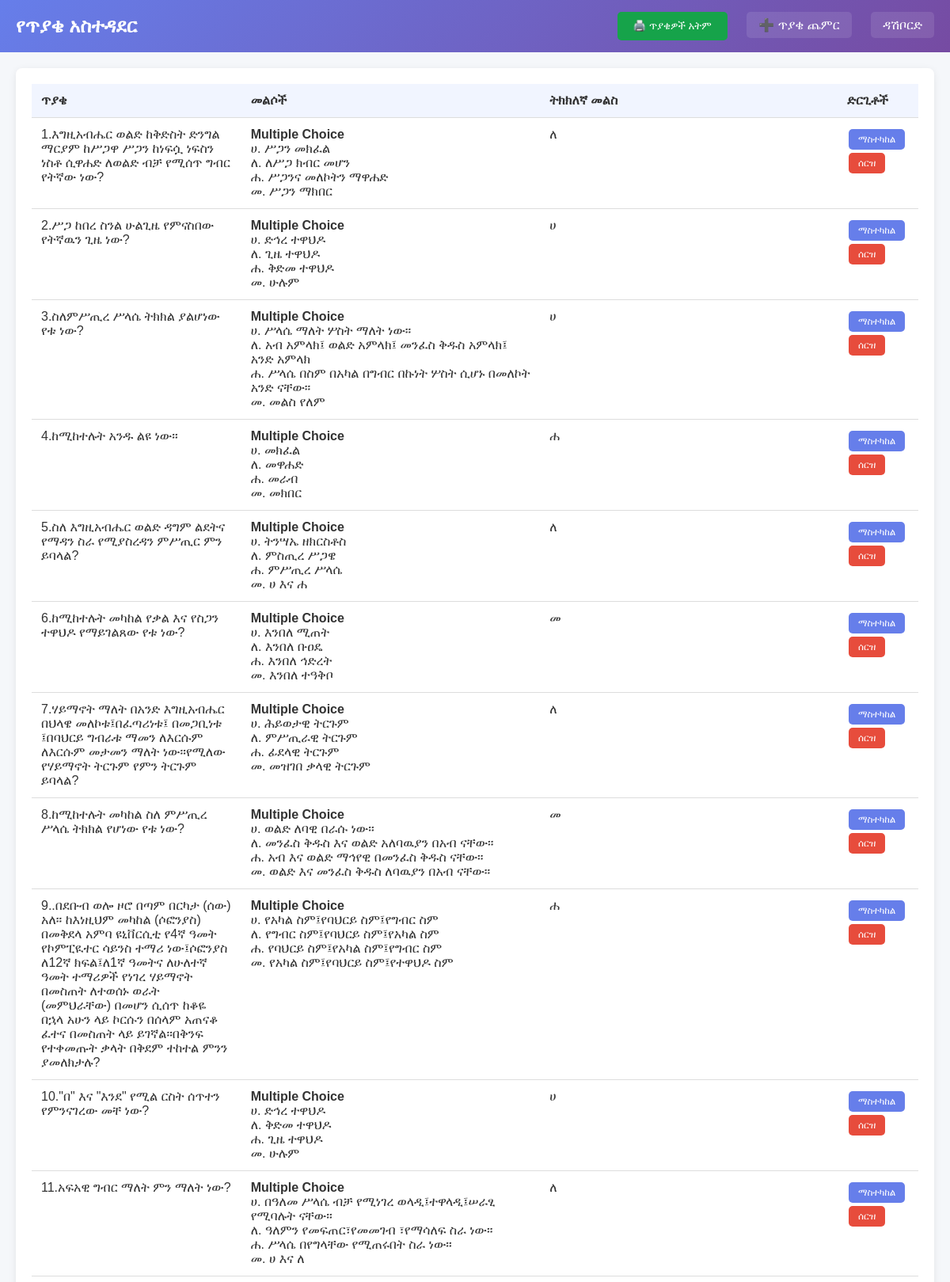
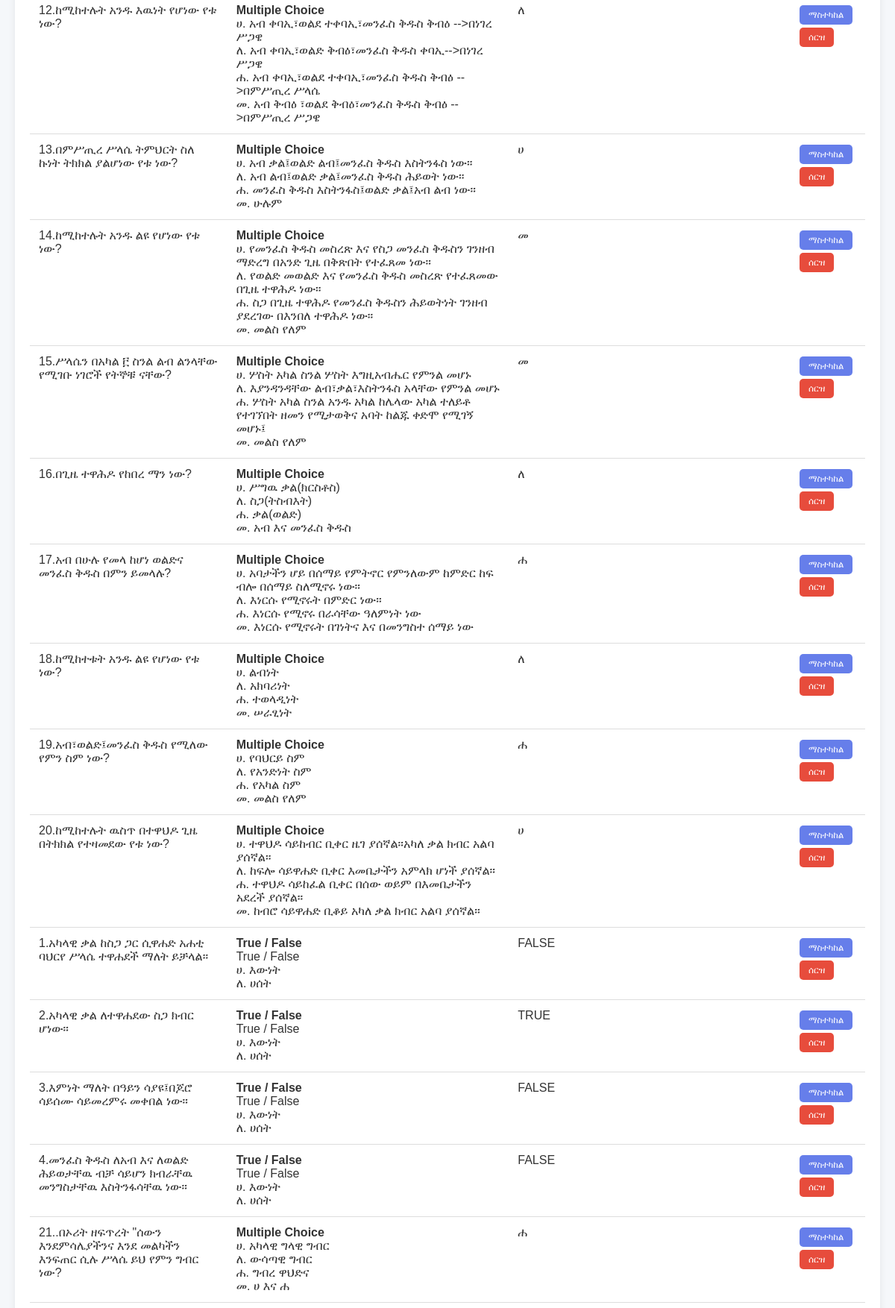
Page /admin_questions.php (signed in, upper part) on the committed database (2 pictures, top to bottom).
### tables this page shows
CREATE TABLE `questions` (
  `id` int(11) NOT NULL AUTO_INCREMENT,
  `question_text` text NOT NULL,
  `option_a` varchar(255) NOT NULL,
  `option_b` varchar(255) NOT NULL,
  `option_c` varchar(255) NOT NULL,
  `option_d` varchar(255) NOT NULL,
  `correct_answer` varchar(255) NOT NULL,
  `created_at` datetime DEFAULT current_timestamp(),
  `question_type` varchar(30) NOT NULL DEFAULT 'multiple_choice',
  `section_id` int(11) DEFAULT NULL,
  `exam_type` varchar(30) NOT NULL DEFAULT 'exam20',
  PRIMARY KEY (`id`)
);

### db.php (called while the page is built, shortened)
<?php
if (!function_exists('safe')) {
    function safe($value): string
    {
        if (is_scalar($value)) {
            return htmlspecialchars((string)$value, ENT_QUOTES, 'UTF-8');
        }
        return '';
    }
}

### admin_questions.php (the view, shortened to what this page needs)
<?php
require_once __DIR__ . '/db.php';
function questionOptionLabel($value) {
    $map = [
        'A' => 'ሀ',
        'B' => 'ለ',
        'C' => 'ሐ',
        'D' => 'መ',
    ];
    return $map[(string)$value] ?? (string)$value;
}
try {
    $pdo->exec('CREATE TABLE IF NOT EXISTS questions (
        id INT AUTO_INCREMENT PRIMARY KEY,
        question_type VARCHAR(30) NOT NULL DEFAULT "multiple_choice",
        question_text TEXT NOT NULL,
        option_a VARCHAR(255) NOT NULL,
        option_b VARCHAR(255) NOT NULL,
        option_c VARCHAR(255) NOT NULL,
        option_d VARCHAR(255) NOT NULL,
        correct_answer VARCHAR(255) NOT NULL,
        created_at DATETIME DEFAULT CURRENT_TIMESTAMP
    ) ENGINE=InnoDB DEFAULT CHARSET=utf8mb4 COLLATE=utf8mb4_unicode_ci');
} catch (PDOException $e) {
}
try {
    $pdo->exec('ALTER TABLE questions ADD COLUMN question_type VARCHAR(30) NOT NULL DEFAULT "multiple_choice"');
} catch (PDOException $e) {
}
try {
    $stmt = $pdo->query('SELECT * FROM questions ORDER BY id ASC');
    $questions = $stmt->fetchAll();
} catch (PDOException $e) {
    $questions = [];
    $error = 'DB ችግኝ አለ። ' . $e->getMessage();
}
?>
<!DOCTYPE html>
<html lang="am">
<head>
</head>
<body>
<div class="navbar">
    <h2>የጥያቄ አስተዳደር</h2>
    <div class="no-print">
        <button type="button" class="print-btn" onclick="window.print()">🖨️ ጥያቄዎች አትም</button>
        <a href="admin_add_question.php" class="add-btn">➕ ጥያቄ ጨምር</a>
        <a href="admin_dashboard.php">ዳሽቦርድ</a>
    </div>
</div>
<div class="container">
    <div class="card">
        <?php if (empty($questions)): ?>
            <p style="text-align:center; padding:30px;">ምንም ጥያቄ የለም። እባክዎ አዲስ ጥያቄ ያክሉ።</p>
        <?php else: ?>
            <table>
                <thead>
                    <tr>
                        <th>ጥያቄ</th>
                        <th>መልሶች</th>
                        <th>ትክክለኛ መልስ</th>
                        <th>ድርጊቶች</th>
                    </tr>
                </thead>
                <tbody>
                    <?php foreach ($questions as $q): ?>
                        <tr>
                            <td><?php echo safe($q['question_text']); ?></td>
                            <td>
                                <?php
                                $type = $q['question_type'] ?? 'multiple_choice';
                                if ($type === 'short_answer') {
                                    $typeLabel = 'Short Answer';
                                } elseif ($type === 'fill_in_blank') {
                                    $typeLabel = 'Fill in the Blank / Blank Space';
                                } elseif ($type === 'true_false') {
                                    $typeLabel = 'True / False';
                                } else {
                                    $typeLabel = 'Multiple Choice';
                                }
                                ?>
                                <strong><?php echo safe($typeLabel); ?></strong><br>
                                <?php if ($type === 'short_answer' || $type === 'fill_in_blank'): ?>
                                    መልስ: <?php echo safe($q['correct_answer'] ?: $q['option_a']); ?>
                                <?php else: ?>
                                    <?php if ($type === 'true_false'): ?>
                                        True / False<br>
                                        ሀ. <?php echo safe($q['option_a'] ?: 'True'); ?><br>
                                        ለ. <?php echo safe($q['option_b'] ?: 'False'); ?><br>
                                    <?php else: ?>
                                        ሀ. <?php echo safe($q['option_a']); ?><br>
                                        ለ. <?php echo safe($q['option_b']); ?><br>
                                        ሐ. <?php echo safe($q['option_c']); ?><br>
                                        መ. <?php echo safe($q['option_d']); ?>
                                    <?php endif; ?>
                                <?php endif; ?>
                            </td>
                            <td><?php echo safe(questionOptionLabel($q['correct_answer'] ?? '') ?: ($q['correct_answer'] ?: $q['option_a'])); ?></td>
                            <td>
                                <a class="action-btn edit-btn" href="admin_edit_question.php?id=<?php echo (int)$q['id']; ?>">ማስተካከል</a>
                                <a class="action-btn delete-btn" href="admin_questions.php?delete=<?php echo (int)$q['id']; ?>" onclick="return confirm('ይህን ጥያቄ ሰርዝ?');">ሰርዝ</a>
                            </td>
                        </tr>
                    <?php endforeach; ?>
                </tbody>
            </table>
        <?php endif; ?>
    </div>
</div>
</body>
</html>

### admin_questions.php (style rules this page uses)
* { margin: 0; padding: 0; box-sizing: border-box; }
body { font-family: Arial, sans-serif; background: #f5f7fa; color: #333; }
.navbar { background: linear-gradient(135deg, #667eea 0%, #764ba2 100%); color: white; padding: 15px 20px; display: flex; justify-content: space-between; align-items: center; }
.navbar a { color: white; text-decoration: none; margin-left: 20px; padding: 8px 15px; background: rgba(255,255,255,0.1); border-radius: 5px; }
.container { max-width: 1200px; margin: 20px auto; padding: 0 20px; }
.card { background: white; padding: 20px; border-radius: 8px; box-shadow: 0 2px 10px rgba(0,0,0,0.08); }
table { width: 100%; border-collapse: collapse; }
th, td { padding: 12px; text-align: left; border-bottom: 1px solid #ddd; vertical-align: top; }
th { background: #f1f5ff; font-weight: bold; }
.action-btn { display: inline-block; padding: 6px 12px; margin: 2px; border-radius: 5px; text-decoration: none; font-size: 12px; }
.edit-btn { background: #667eea; color: white; }
.delete-btn { background: #e74c3c; color: white; }
.add-btn { background: #667eea; color: white; padding: 10px 20px; border-radius: 5px; text-decoration: none; }
.print-btn { background: #16a34a; color: white; padding: 10px 20px; border-radius: 5px; text-decoration: none; border: 0; cursor: pointer; }

### rows in the picture
questions: question_text "1.እግዚአብሔር ወልድ ከቅድስት ድንግል ማርያም ከሥጋዋ ሥጋን ከነፍሷ ነፍስን ነስቶ ሲዋሐድ ለወልድ ብቻ የሚሰጥ ግብር የትኛው ነው?", question_type "Multiple Choice", option_a "ሥጋን መክፈል", option_b "ለሥጋ ክብር መሆን", option_c "ሥጋንና መለኮትን ማዋሐድ", option_d "ሥጋን ማክበር", correct_answer "ለ"
questions: question_text "2.ሥጋ ከበረ ስንል ሁልጊዜ የምናስበው የትኛዉን ጊዜ ነው?", question_type "Multiple Choice", option_a "ድኅረ ተዋህዶ", option_b "ጊዜ ተዋህዶ", option_c "ቅድመ ተዋህዶ", option_d "ሁሉም", correct_answer "ሀ"
questions: question_text "3.ስለምሥጢረ ሥላሴ ትክክል ያልሆነው የቱ ነው?", question_type "Multiple Choice", option_a "ሥላሴ ማለት ሦስት ማለት ነው።", option_b "አብ አምላክ፤ ወልድ አምላክ፤ መንፈስ ቅዱስ አምላክ፤ አንድ አምላክ", option_c "ሥላሴ በስም በአካል በግብር በኩነት ሦስት ሲሆኑ በመለኮት አንድ ናቸው።", option_d "መልስ የለም", correct_answer "ሀ"
questions: question_text "4.ከሚከተሉት አንዱ ልዩ ነው።", question_type "Multiple Choice", option_a "መክፈል", option_b "መዋሐድ", option_c "መራብ", option_d "መክበር", correct_answer "ሐ"
questions: question_text "5.ስለ እግዚአብሔር ወልድ ዳግም ልደትና የማዳን ስራ የሚያስረዳን ምሥጢር ምን ይባላል?", question_type "Multiple Choice", option_a "ትንሣኤ ዘክርስቶስ", option_b "ምስጢረ ሥጋዌ", option_c "ምሥጢረ ሥላሴ", option_d "ሀ እና ሐ", correct_answer "ለ"
questions: question_text "6.ከሚከተሉት መካከል የቃል እና የስጋን ተዋህዶ የማይገልጸው የቱ ነው?", question_type "Multiple Choice", option_a "እንበለ ሚጠት", option_b "እንበለ ቡዐዴ", option_c "እንበለ ኅድረት", option_d "እንበለ ተዓቅቦ", correct_answer "መ"
questions: question_text "7.ሃይማኖት ማለት በአንድ እግዚአብሔር በህላዌ መለኮቱ፤በፈጣሪነቱ፤ በመጋቢነቱ ፤በባህርይ ግብራቱ ማመን ለእርሱም ለእርሱም መታመን ማለት ነው።የሚለው የሃይማኖት ትርጉም የምን ትርጉም ይባላል?", question_type "Multiple Choice", option_a "ሕይወታዊ ትርጉም", option_b "ምሥጢራዊ ትርጉም", option_c "ፊደላዊ ትርጉም", option_d "መዝገበ ቃላዊ ትርጉም", correct_answer "ለ"
questions: question_text "8.ከሚከተሉት መካከል ስለ ምሥጢረ ሥላሴ ትክክል የሆነው የቱ ነው?", question_type "Multiple Choice", option_a "ወልድ ለባዊ በራሱ ነው።", option_b "መንፈስ ቅዱስ እና ወልድ አለባዉያን በአብ ናቸው።", option_c "አብ እና ወልድ ማኅየዊ በመንፈስ ቅዱስ ናቸው።", option_d "ወልድ እና መንፈስ ቅዱስ ለባዉያን በአብ ናቸው።", correct_answer "መ"
questions: question_text "9..በደቡብ ወሎ ዞሮ በጣም በርካታ (ሰው) አለ። ከእነዚህም መካከል (ሶፎንያስ) በመቅደላ አምባ ዩኒቨርሲቲ የ4ኛ ዓመት የኮምፒዪተር ሳይንስ ተማሪ ነው፤ሶፎንያስ ለ12ኛ ክፍል፤ለ1ኛ ዓመትና ለሁለተኛ ዓመት ተማሪዎች የነገረ ሃይማኖት በመስጠት ለተወሰኑ ወራት (መምህራቸው) በመሆን ሲሰጥ ከቆዬ በኋላ አሁን ላይ ኮርሱን በሰላም አጠናቆ ፈተና በመስጠት ላይ ይገኛል።በቅንፍ የተቀመጡት ቃላት በቅደም ተከተል ምንን ያመለክታሉ?", question_type "Multiple Choice", option_a "የአካል ስም፤የባህርይ ስም፤የግብር ስም", option_b "የግብር ስም፤የባህርይ ስም፤የአካል ስም", option_c "የባህርይ ስም፤የአካል ስም፤የግብር ስም", option_d "የአካል ስም፤የባህርይ ስም፤የተዋህዶ ስም", correct_answer "ሐ"
questions: question_text "10.\"በ\" እና \"እንደ\" የሚል ርስት ሰጥተን የምንናገረው መቸ ነው?", question_type "Multiple Choice", option_a "ድኅረ ተዋህዶ", option_b "ቅድመ ተዋህዶ", option_c "ጊዜ ተዋህዶ", option_d "ሁሉም", correct_answer "ሀ"
questions: question_text "11.አፍአዊ ግብር ማለት ምን ማለት ነው?", question_type "Multiple Choice", option_a "በዓለመ ሥላሴ ብቻ የሚነገረ ወላዲ፤ተዋላዲ፤ሠራፂ የሚባሉት ናቸው።", option_b "ዓለምን የመፍጠር፣የመመገብ ፣የማሳለፍ ስራ ነው።", option_c "ሥላሴ በየግላቸው የሚጠሩበት ስራ ነው።", option_d "ሀ እና ለ", correct_answer "ለ"
questions: question_text "12.ከሚከተሉት አንዱ እዉነት የሆነው የቱ ነው?", question_type "Multiple Choice", option_a "አብ ቀባኢ፣ወልደ ተቀባኢ፣መንፈስ ቅዱስ ቅብዕ -->በነገረ ሥጋዌ", option_b "አብ ቀባኢ፣ወልድ ቅብዕ፣መንፈስ ቅዱስ ቀባኢ-->በነገረ ሥጋዌ", option_c "አብ ቀባኢ፣ወልደ ተቀባኢ፣መንፈስ ቅዱስ ቅብዕ -->በምሥጢረ ሥላሴ", option_d "አብ ቅብዕ ፣ወልደ ቅብዕ፣መንፈስ ቅዱስ ቅብዕ -->በምሥጢረ ሥጋዌ", correct_answer "ለ"
questions: question_text "13.በምሥጢረ ሥላሴ ትምህርት ስለ ኩነት ትክክል ያልሆነው የቱ ነው?", question_type "Multiple Choice", option_a "አብ ቃል፤ወልድ ልብ፤መንፈስ ቅዱስ እስትንፋስ ነው።", option_b "አብ ልብ፤ወልድ ቃል፤መንፈስ ቅዱስ ሕይወት ነው።", option_c "መንፈስ ቅዱስ እስትንፋስ፤ወልድ ቃል፤አብ ልብ ነው።", option_d "ሁሉም", correct_answer "ሀ"
questions: question_text "14.ከሚከተሉት አንዱ ልዩ የሆነው የቱ ነው?", question_type "Multiple Choice", option_a "የመንፈስ ቅዱስ መስረጽ እና የስጋ መንፈስ ቅዱስን ገንዘብ ማድረግ በአንድ ጊዜ በቅጽበት የተፈጸመ ነው።", option_b "የወልድ መወልድ እና የመንፈስ ቅዱስ መስረጽ የተፈጸመው በጊዜ ተዋሕዶ ነው።", option_c "ስጋ በጊዜ ተዋሕዶ የመንፈስ ቅዱስን ሕይወትነት ገንዘብ ያደረገው በእንበለ ተዋሕዶ ነው።", option_d "መልስ የለም", correct_answer "መ"
questions: question_text "15.ሥላሴን በአካል ፫ ስንል ልብ ልንላቸው የሚገቡ ነገሮች የትኞቹ ናቸው?", question_type "Multiple Choice", option_a "ሦስት አካል ስንል ሦስት እግዚአብሔር የምንል መሆኑ", option_b "እያንዳንዳቸው ልብ፣ቃል፣እስትንፋስ አላቸው የምንል መሆኑ", option_c "ሦስት አካል ስንል አንዱ አካል ከሌላው አካል ተለይቶ የተገኘበት ዘመን የሚታወቅና አባት ከልጁ ቀድሞ የሚገኝ መሆኑ፤", option_d "መልስ የለም", correct_answer "መ"
questions: question_text "16.በጊዜ ተዋሕዶ የከበረ ማን ነው?", question_type "Multiple Choice", option_a "ሥግዉ ቃል(ክርስቶስ)", option_b "ስጋ(ትስብእት)", option_c "ቃል(ወልድ)", option_d "አብ እና መንፈስ ቅዱስ", correct_answer "ለ"
questions: question_text "17.አብ በሁሉ የመላ ከሆነ ወልድና መንፈስ ቅዱስ በምን ይመላሉ?", question_type "Multiple Choice", option_a "አባታችን ሆይ በሰማይ የምትኖር የምንለውም ከምድር ከፍ ብሎ በሰማይ ስለሚኖሩ ነው።", option_b "እነርሱ የሚኖሩት በምድር ነው።", option_c "እነርሱ የሚኖሩ በራሳቸው ዓለምነት ነው", option_d "እነርሱ የሚኖሩት በገነትና እና በመንግስተ ሰማይ ነው", correct_answer "ሐ"
questions: question_text "18.ከሚከተቱት አንዱ ልዩ የሆነው የቱ ነው?", question_type "Multiple Choice", option_a "ልብነት", option_b "አክባሪነት", option_c "ተወላዲነት", option_d "ሠራፂነት", correct_answer "ለ"
questions: question_text "19.አብ፣ወልድ፤መንፈስ ቅዱስ የሚለው የምን ስም ነው?", question_type "Multiple Choice", option_a "የባህርይ ስም", option_b "የአንድነት ስም", option_c "የአካል ስም", option_d "መልስ የለም", correct_answer "ሐ"
questions: question_text "20.ከሚከተሉት ዉስጥ በተዋህዶ ጊዜ በትክክል የተዛመደው የቱ ነው?", question_type "Multiple Choice", option_a "ተዋህዶ ሳይከብር ቢቀር ዜገ ያሰኛል።አካለ ቃል ክብር አልባ ያሰኛል።", option_b "ከፍሎ ሳይዋሐድ ቢቀር እመቤታችን አምላክ ሆነች ያሰኛል።", option_c "ተዋህዶ ሳይከፈል ቢቀር በሰው ወይም በእመቤታችን አደረች ያሰኛል።", option_d "ከብሮ ሳይዋሐድ ቢቆይ አካለ ቃል ክብር አልባ ያሰኛል።", correct_answer "ሀ"
questions: question_text "1.አካላዊ ቃል ከስጋ ጋር ሲዋሐድ አሐቲ ባህርየ ሥላሴ ተዋሐደች ማለት ይቻላል።", question_type "True / False", option_a "እውነት", option_b "ሀሰት", correct_answer "FALSE"
questions: question_text "2.አካላዊ ቃል ለተዋሐደው ስጋ ክብር ሆነው።", question_type "True / False", option_a "እውነት", option_b "ሀሰት", correct_answer "TRUE"
questions: question_text "3.እምነት ማለት በዓይን ሳያዩ፤በጆሮ ሳይሰሙ ሳይመረምሩ መቀበል ነው።", question_type "True / False", option_a "እውነት", option_b "ሀሰት", correct_answer "FALSE"
questions: question_text "4.መንፈስ ቅዱስ ለአብ እና ለወልድ ሕይወታቸዉ ብቻ ሳይሆን ክብራቸዉ መንግስታቸዉ እስትንፋሳቸዉ ነው።", question_type "True / False", option_a "እውነት", option_b "ሀሰት", correct_answer "FALSE"
questions: question_text "21..በኦሪት ዘፍጥረት \"ሰውን እንደምሳሌያችንና እንደ መልካችን እንፍጠር ሲሉ ሥላሴ ይህ የምን ግብር ነው?", question_type "Multiple Choice", option_a "አካላዊ ግላዊ ግብር", option_b "ውሳጣዊ ግብር", option_c "ግብረ ዋህድና", option_d "ሀ እና ሐ", correct_answer "ሐ"
